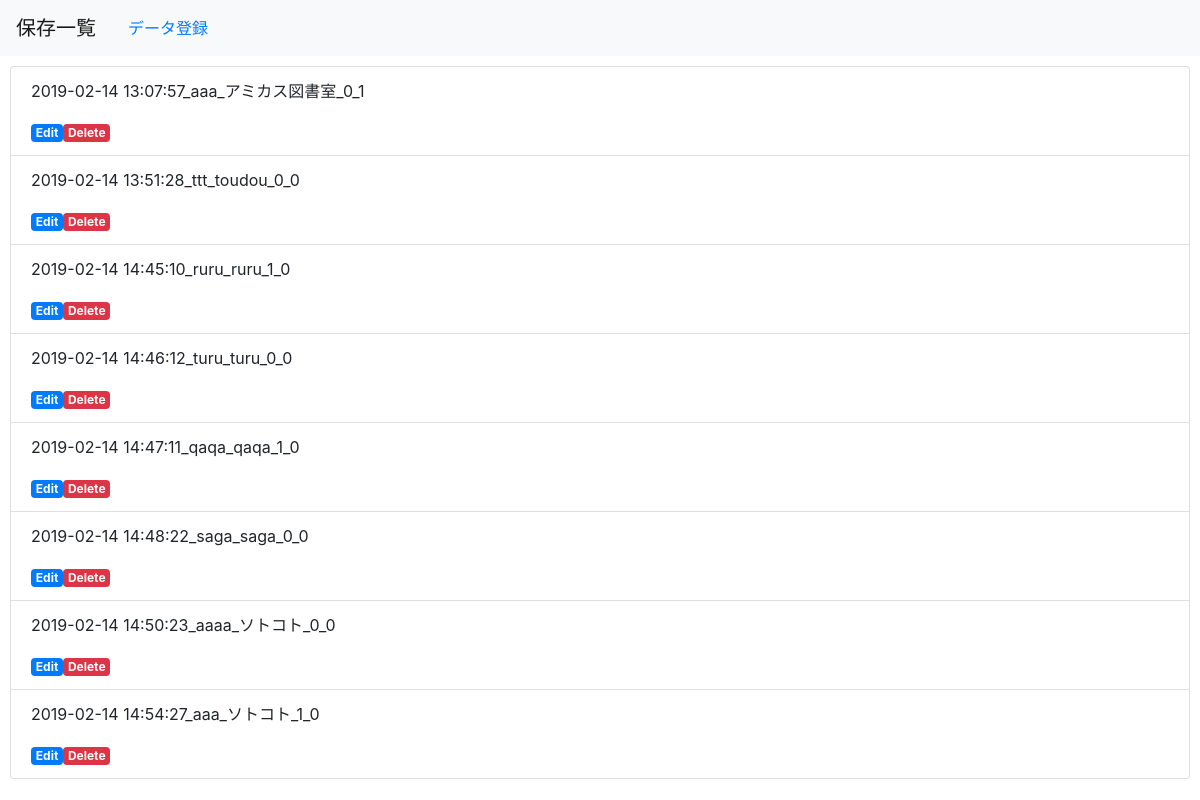
Screenshot of /php03_kadai2/user_select.php with the database file from the repository.
### tables this page shows
CREATE TABLE IF NOT EXISTS `user_table` (
`id` int(12) NOT NULL,
  `name` varchar(64) NOT NULL,
  `lid` varchar(128) NOT NULL,
  `lpw` varchar(64) NOT NULL,
  `kanri_flg` int(1) NOT NULL,
  `life_flg` int(1) NOT NULL,
  `indate` datetime NOT NULL
);

### php03_kadai2/user_select.php (the view, shortened to what this page needs)
<?php
$pdo=db_conn();
$sql = 'SELECT * FROM user_table';
$stmt = $pdo->prepare($sql);
$status = $stmt->execute();
$view='';
if ($status==false) {
    $error = $stmt->errorInfo();
    exit('sqlError:'.$error[2]);
} else {
    while ($result = $stmt->fetch(PDO::FETCH_ASSOC)) {
        $view .= '<li class="list-group-item">';
        $view .= '<p>'.$result['indate'].'_'.$result['lid'].'_'.$result['name'].'_'.$result['kanri_flg'].'_'.$result['life_flg'].'</p>';
        $view .= '<a href="user_detail.php?id='.$result['id'].'" class="badge badge-primary">Edit</a>';
        $view .= '<a href="user_delete.php?id='.$result['id'].'" class="badge badge-danger">Delete</a>';
        $view .= '</li>';
    }
}
?>
<!DOCTYPE html>
<html lang="ja">
<head>
    <link rel="stylesheet" href="https://stackpath.bootstrapcdn.com/bootstrap/4.2.1/css/bootstrap.min.css">
</head>
<body>
    <header>
        <nav class="navbar navbar-expand-lg navbar-light bg-light">
            <a class="navbar-brand" href="#">保存一覧</a>
            <a class="nav-link" href="user_index.php">データ登録</a>
        </nav>
    </header>
    <div>
        <ul class='list-group'>
            <?=$view?>
        </ul>
    </div>
</body>
</html>

### php03_kadai2/user_select.php (style rules this page uses)
div { padding: 10px; font-size: 16px; }

### rows the page displays
user_table: indate "2019-02-14 13:07:57", lid "aaa", name "アミカス図書室", kanri_flg "0", life_flg "1"
user_table: indate "2019-02-14 13:51:28", lid "ttt", name "toudou", kanri_flg "0", life_flg "0"
user_table: indate "2019-02-14 14:45:10", lid "ruru", name "ruru", kanri_flg "1", life_flg "0"
user_table: indate "2019-02-14 14:46:12", lid "turu", name "turu", kanri_flg "0", life_flg "0"
user_table: indate "2019-02-14 14:47:11", lid "qaqa", name "qaqa", kanri_flg "1", life_flg "0"
user_table: indate "2019-02-14 14:48:22", lid "saga", name "saga", kanri_flg "0", life_flg "0"
user_table: indate "2019-02-14 14:50:23", lid "aaaa", name "ソトコト", kanri_flg "0", life_flg "0"
user_table: indate "2019-02-14 14:54:27", lid "aaa", name "ソトコト", kanri_flg "1", life_flg "0"
